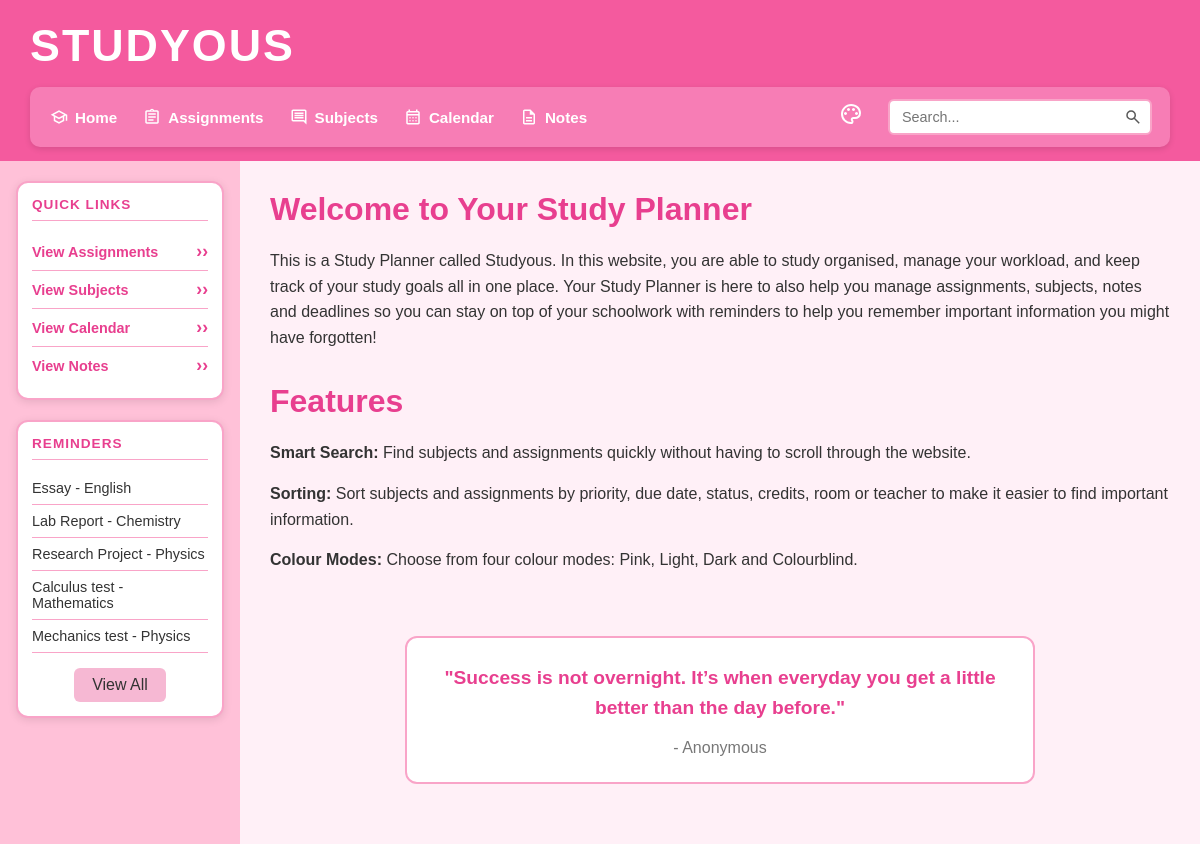
The page / on the database its author committed.
### tables this page shows
CREATE TABLE assignments (id INTEGER PRIMARY KEY AUTOINCREMENT, subject_id INTEGER REFERENCES subjects (id) NOT NULL, user_id INTEGER REFERENCES users (id) NOT NULL, assignment_name TEXT NOT NULL, due_date TEXT (19) NOT NULL, priority TEXT NOT NULL CHECK ((priority IN ('Low', 'Medium', 'High'))), status TEXT (25) DEFAULT ('Not Started'), notes TEXT, created_at TEXT (19));

CREATE TABLE subjects (id INTEGER PRIMARY KEY AUTOINCREMENT, subject_name TEXT NOT NULL UNIQUE, teacher_name TEXT NOT NULL, room TEXT, credits INTEGER CHECK ((credits > 0)));

CREATE TABLE quotes (id INTEGER PRIMARY KEY AUTOINCREMENT, quote TEXT NOT NULL, author TEXT NOT NULL);

### main.py (the view)
@app.route("/")
def index():
    quote = get_quote()
    return render_template("index.html", quote=quote)

### main.py (called while the page is built)
def create_connection(db_file):
    try:
        connection = sqlite3.connect(db_file)
        return connection
    except Error as e:
        print(e)
    return None

def get_reminders():
    query = """
        SELECT assignments.id,
               assignments.assignment_name,
               subjects.subject_name,
               assignments.due_date,
               assignments.priority,
               assignments.status
        FROM assignments
        JOIN subjects
        ON assignments.subject_id = subjects.id
        WHERE assignments.status != 'Completed'
        ORDER BY assignments.due_date ASC
        LIMIT 5
    """
    con = create_connection(DATABASE)
    cur = con.cursor()
    cur.execute(query)
    rows = cur.fetchall()
    con.close()
    return rows

@app.context_processor
def inject_reminders():
    return {"reminders": get_reminders()}

def get_quote():
    query = """
        SELECT quote, author
        FROM quotes
        ORDER BY RANDOM()
        LIMIT 1
    """
    con = create_connection(DATABASE)
    cur = con.cursor()
    cur.execute(query)
    quote = cur.fetchone()
    con.close()
    return quote

### templates/index.html
{% extends "base.html" %}
{% block main %}
<h2>Welcome to Your Study Planner</h2>
<p>
    This is a Study Planner called Studyous. In this website, you are able to
    study organised, manage your workload, and keep track of your study goals all in
    one place. Your Study Planner is here to also help you manage assignments,
    subjects, notes and deadlines so you can stay on top of your schoolwork with reminders
    to help you remember important information you might have forgotten!
</p>
<br>
<h2>Features</h2>
<p>
    <strong>Smart Search:</strong>
    Find subjects and assignments quickly without having to scroll through the website.
</p>
<p>
    <strong>Sorting:</strong>
    Sort subjects and assignments by priority, due date, status, credits,
    room or teacher to make it easier to find important information.
</p>
<p>
    <strong>Colour Modes:</strong>
    Choose from four colour modes: Pink, Light, Dark and Colourblind.
</p>
<br>
<div class="quote-box">
    <p>"{{ quote[0] }}"</p>
    <span>- {{ quote[1] }}</span>
</div>
{% endblock %}

### templates/base.html (shortened to what this page needs)
<!DOCTYPE html>
<html lang="en">
<head>
    <link type="text/css" rel="stylesheet" href="/static/css/style.css">
</head>
<body class="theme-{{ request.cookies.get('theme', 'pink') }}">
    <header class="top-header">
        <h1 class="site-title">Studyous</h1>
        <div class="header-row">
            <div class="nav-bar">
                <nav class="main-nav">
                    <ul>
                        <li>
                            <a href="/">
                                <img src="/static/images/home.svg"
                                     alt="Home"
                                     class="nav-icon">
                                Home
                            </a>
                        </li>
                        <li>
                            <a href="/assignments">
                                <img src="/static/images/assignments.svg"
                                     alt="Assignments"
                                     class="nav-icon">
                                Assignments
                            </a>
                        </li>
                        <li>
                            <a href="/subjects">
                                <img src="/static/images/subjects.svg"
                                     alt="Subjects"
                                     class="nav-icon">
                                Subjects
                            </a>
                        </li>
                        <li>
                            <a href="/calendar">
                                <img src="/static/images/calendar.svg"
                                     alt="Calendar"
                                     class="nav-icon">
                                Calendar
                            </a>
                        </li>
                        <li>
                            <a href="/notes">
                                <img src="/static/images/notes.svg"
                                     alt="Notes"
                                     class="nav-icon">
                                Notes
                            </a>
                        </li>
                    </ul>
                </nav>
                <div class="theme-menu">
                    <span class="theme-icon">
                    </span>
                </div>
                <form class="search-form" method="POST" action="/search">
                    <div class="search-box">
                        <input type="text"
                               name="search"
                               id="search"
                               placeholder="Search...">
                    </div>
                </form>
            </div>
        </div>
    </header>
    <div class="body-container">
        <aside class="sidebar">
            <section class="sidebar-box">
                <h2>Quick Links</h2>
                <ul class="quick-links">
                    <li>
                        <a href="/assignments">View Assignments</a>
                    </li>
                    <li>
                        <a href="/subjects">View Subjects</a>
                    </li>
                    <li>
                        <a href="/calendar">View Calendar</a>
                    </li>
                    <li>
                        <a href="/notes">View Notes</a>
                    </li>
                </ul>
            </section>
            <section class="sidebar-box">
                <h2>Reminders</h2>
                <ul class="reminders">
                    {% for reminder in reminders %}
                    <li>
                        <a href="/reminders?id={{ reminder[0] }}">
                            {{ reminder[1] }} - {{ reminder[2] }}
                        </a>
                    </li>
                    {% endfor %}
                    <a href="/reminders" class="view-all-button">
                        View All
                    </a>
                </ul>
            </section>
        </aside>
        <main>
            {% block main %}{% endblock %}
        </main>
    </div>
</body>
</html>

### rows shown on the page
assignments: assignment_name "Essay", subject_name "English"
assignments: assignment_name "Lab Report", subject_name "Chemistry"
assignments: assignment_name "Research Project", subject_name "Physics"
assignments: assignment_name "Calculus test", subject_name "Mathematics"
assignments: assignment_name "Mechanics test", subject_name "Physics"
quotes: quote "Success is not overnight. It’s when everyday you get a little better than the day before.", author "Anonymous"
